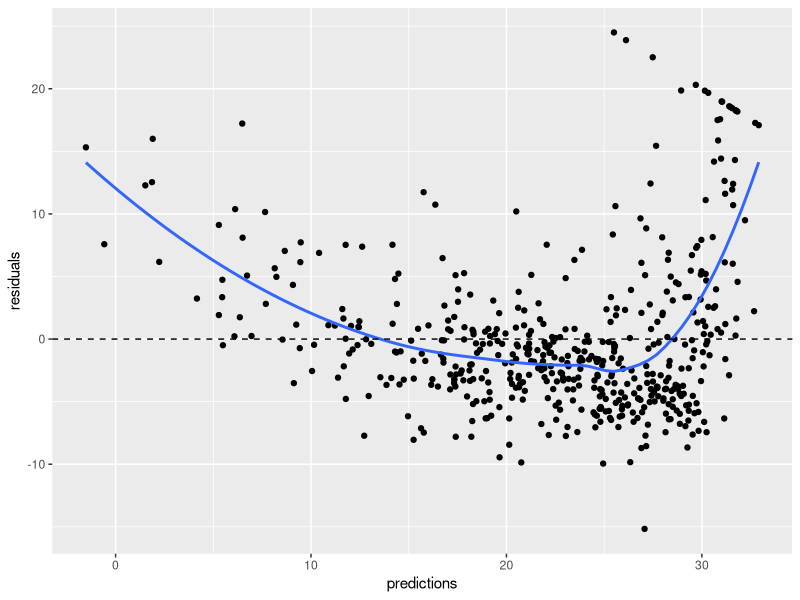

The R source for this figure:
## ---- chunk 1
#install.packages("MASS")
## ---- chunk 2
library(tidyverse) # for `ggplot2`, `dplyr`, `tibble`, and more

library(MASS) # for the `Boston` data set
## ---- chunk 3
# set the random seed so that the analysis is reproducible
set.seed(232)
## ---- chunk 4
?Boston # full documentation
dim(Boston)
glimpse(Boston)
## ---- chunk 5
mlr <- lm(medv ~ ., data = Boston)
summary(mlr)
## ---- chunk 6
lm.fit <- lm(medv ~ lstat, Boston)
summary(lm.fit)
## ---- chunk 7
# extract the predictions / fitted values
predictions <- lm.fit$fitted.values
# or call the predict() function
predictions <- predict(lm.fit)

# extract the residuals
residuals <- lm.fit$residuals
# or calculate it yourself
residuals <- Boston$medv - lm.fit$fitted.values
residuals <- Boston$medv - predict(lm.fit)

# draw the residual plot
diagnostics <- tibble(predictions = lm.fit$fitted.values,
                      residuals = lm.fit$residuals)

ggplot(diagnostics, aes(x = predictions, y = residuals)) +
  geom_point() +
  geom_smooth(se = F) +
  geom_hline(yintercept = 0, linetype = 2)
## ---- chunk 8
lm.fit2 <- lm(medv ~ lstat + I(lstat^2), Boston)
summary(lm.fit2)
## ---- chunk 9
lm.fit2poly <- lm(medv ~ poly(lstat, 2), Boston)
summary(lm.fit2poly)
